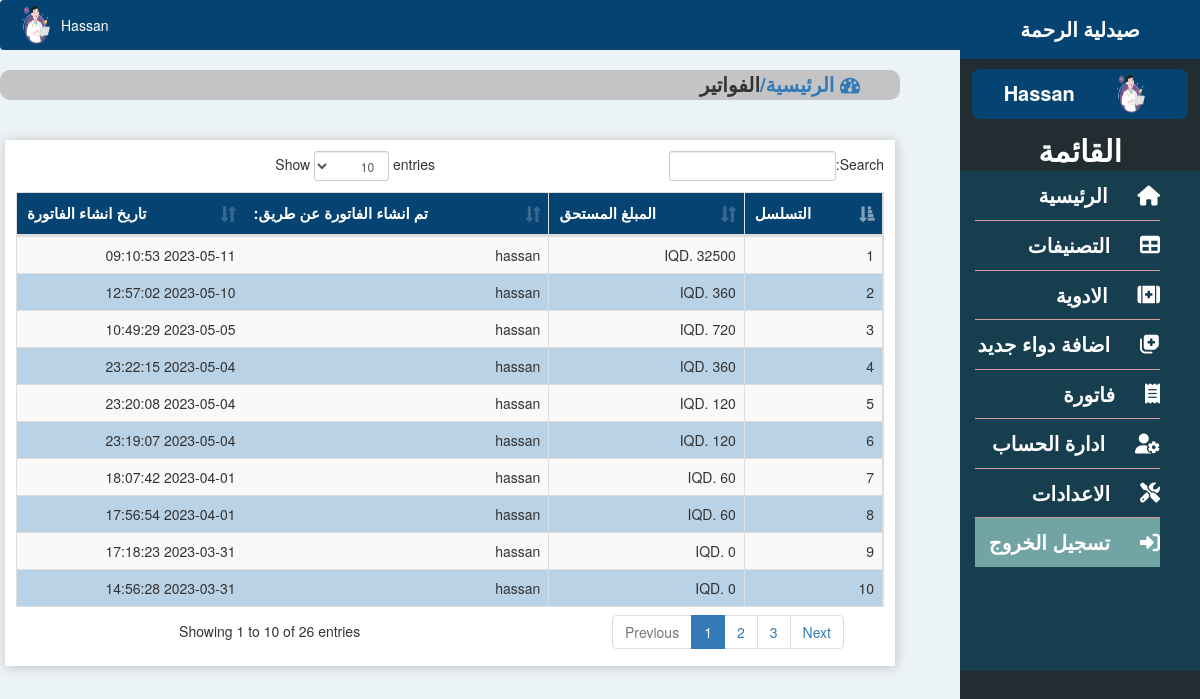
Screenshot of /reports.php (signed in) with the database file from the repository.
### tables this page shows
CREATE TABLE `site` (
  `id` int(11) NOT NULL,
  `title` varchar(222) NOT NULL,
  `name` varchar(222) NOT NULL
);

CREATE TABLE `users` (
  `id` int(11) NOT NULL,
  `email` varchar(222) NOT NULL,
  `password` varchar(222) NOT NULL,
  `name` varchar(222) NOT NULL,
  `pic` varchar(222) NOT NULL,
  `number` varchar(222) NOT NULL,
  `date` timestamp NOT NULL DEFAULT current_timestamp()
);

CREATE TABLE `sold` (
  `id` int(11) NOT NULL,
  `item` varchar(222) NOT NULL,
  `amount` varchar(222) NOT NULL,
  `userId` int(11) NOT NULL,
  `date` timestamp NOT NULL DEFAULT current_timestamp()
);

### assets/function.php (called while the page is built, shortened)
<?php
function siteName()
{
	global $con;
	$array = $con->query("select * from site where id='1'");
	$row = $array->fetch_assoc();
	return $row['name'];
}
function getAdminName($id)
{
	global $con;
	$array = $con->query("select * from users where id='$id'");
	$row = $array->fetch_assoc();
	return $row['name'];
}
?>

### assets/db.php (called while the page is built, shortened)
<?php
    $con = new mysqli('localhost','root','','store');
    $array = $con->query("select * from users where id ='$_SESSION[userId]'");
    $user = $array->fetch_assoc();
?>

### reports.php (the view, shortened to what this page needs)
<?php require "assets/function.php" ?>
<?php require 'assets/db.php';?>
<!DOCTYPE html>
<html lang="ar" dir="rtl">
<head>
<link rel="stylesheet" href="js/datatables.net-bs/css/dataTables.bootstrap.min.css">
<link rel="stylesheet" href="https://kit.fontawesome.com/24db1592a4.css">
  <?php require "assets/autoloader.php" ?>
</head>
<body>
<div class="dashboard">
  <div class="header">
    <a href="index.php"><?php echo strtoupper(siteName()); ?> </a>
  </div>
  <div class="info-doc">
    <div><img src="photo/<?php echo $user['pic'] ?>" ></div>
    <div class="name-doc"><?php echo ucfirst($user['name']); ?></div>
  </div>
  <div class="main-menu">القائمة</div>
  <div>
    <div class="main-side">
      <ul>
      <a href="dashbord.php"><li ><i class="fa-solid fa-house"></i> <p> الرئيسية</p> </li></a>
      <a href="index.php"><li ><i class="fa-solid fa-table"></i> <p> التصنيفات</p> </li></a>        <a href="inventeries.php"><li><i class="fa-solid fa-kit-medical"></i> <p> الادوية</p>  </li></a>
        <a href="addnew.php"><li><i class="fa-solid fa-notes-medical"></i><p>  اضافة دواء جديد</p> </li></a>
        <a href="billing.php"><li><i class="fa-solid fa-receipt"></i><p> فاتورة</p></li></a>
        <a href="accountSetting.php"><li><i class="fa-solid fa-user-gear"></i> <p>   ادارة الحساب</p> </li></a>
        <a href="sitesetting.php"><li><i class="fa-solid fa-screwdriver-wrench"></i> <p>الاعدادات </p></li></a>
        <a href="logout.php"><li class="logout"><i class="fa-solid fa-right-to-bracket"></i><p>   تسجيل الخروج</p></li></a>
      </ul>
    </div>
  </div>
</div>
<div class="left-side" >
  <div class="navbar">
      <div><img class="pic" src="photo/<?php echo $user['pic'] ?>" ></div>
      <div ></div><?php echo ucfirst($user['name']) ?></div>
  </div>
  <div class="content-category">
  	<ol class="header-contnet-path ">
        <li><a href="index.php"><i class="fa fa-dashboard"></i> الرئيسية/</a></li>
        <li class="active">الفواتير</li>
    </ol>
  <div class="tableBox" >
    <table id="dataTable" class="table table-bordered table-striped" style="z-index: -1">
      <thead>
        <th>التسلسل</th>
        <th>المبلغ المستحق</th>
        <th>تم انشاء الفاتورة عن طريق:</th>
        <th>تاريخ انشاء الفاتورة</th>
      </thead>
     <tbody>
      <?php $i=0;
          $array = $con->query("select * from sold ORDER BY date DESC");
        while ($row = $array->fetch_assoc())
        {
          $i=$i+1;
        ?>
          <tr>
            <td><?php echo $i; ?></td>
            <td> IQD. <?php echo $row['amount']; ?></td>
            <td><?php echo getAdminName($row['userId']); ?></td>
            <td><?php echo $row['date']; ?></td>
          </tr>
      <?php
        }
       ?>
     </tbody>
    </table>
  </div>
  </div>
</body>
</html>

### rows the page displays
site: name "صيدلية الرحمة"
users: pic (picture), name "Hassan"
sold: amount "32500", userId.name "hassan", date "2023-05-11 09:10:53"
sold: amount "360", userId.name "hassan", date "2023-05-10 12:57:02"
sold: amount "720", userId.name "hassan", date "2023-05-05 10:49:29"
sold: amount "360", userId.name "hassan", date "2023-05-04 23:22:15"
sold: amount "120", userId.name "hassan", date "2023-05-04 23:20:08"
sold: amount "120", userId.name "hassan", date "2023-05-04 23:19:07"
sold: amount "60", userId.name "hassan", date "2023-04-01 18:07:42"
sold: amount "60", userId.name "hassan", date "2023-04-01 17:56:54"
sold: amount "0", userId.name "hassan", date "2023-03-31 17:18:23"
sold: amount "0", userId.name "hassan", date "2023-03-31 14:56:28"
